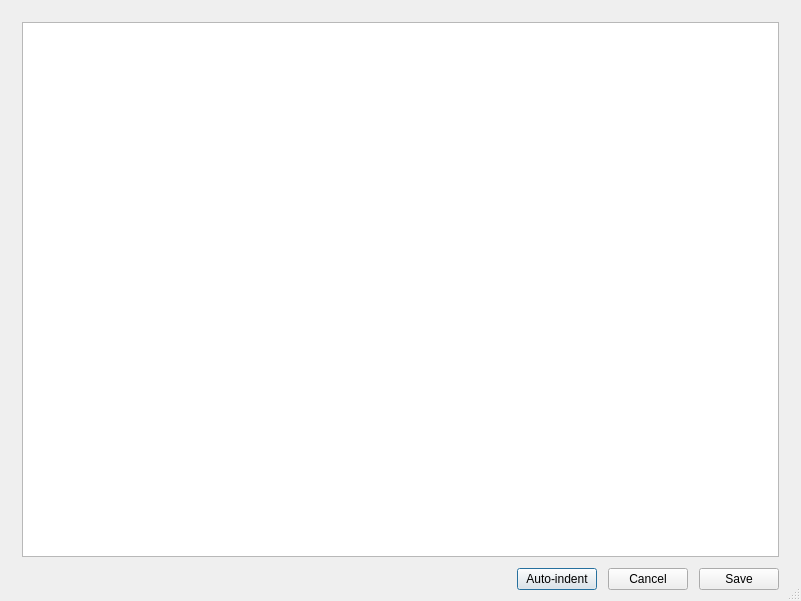
<?xml version="1.0" encoding="UTF-8"?>
<ui version="4.0">
 <class>Editor</class>
 <widget class="QDialog" name="Editor">
  <property name="geometry">
   <rect>
    <x>0</x>
    <y>0</y>
    <width>801</width>
    <height>601</height>
   </rect>
  </property>
  <property name="windowTitle">
   <string>Dialog</string>
  </property>
  <property name="sizeGripEnabled">
   <bool>true</bool>
  </property>
  <layout class="QGridLayout" name="gridLayout_2">
   <item row="0" column="0">
    <layout class="QVBoxLayout" name="verticalLayout">
     <property name="spacing">
      <number>11</number>
     </property>
     <property name="leftMargin">
      <number>11</number>
     </property>
     <property name="topMargin">
      <number>11</number>
     </property>
     <property name="rightMargin">
      <number>11</number>
     </property>
     <property name="bottomMargin">
      <number>0</number>
     </property>
     <item>
      <widget class="QTextEdit" name="textEdit">
       <property name="font">
        <font>
         <family>Consolas</family>
         <pointsize>9</pointsize>
        </font>
       </property>
      </widget>
     </item>
     <item>
      <layout class="QHBoxLayout" name="horizontalLayout">
       <property name="spacing">
        <number>11</number>
       </property>
       <item>
        <spacer name="horizontalSpacer_3">
         <property name="orientation">
          <enum>Qt::Horizontal</enum>
         </property>
         <property name="sizeHint" stdset="0">
          <size>
           <width>40</width>
           <height>20</height>
          </size>
         </property>
        </spacer>
       </item>
       <item>
        <widget class="QPushButton" name="pushButtonIndent">
         <property name="text">
          <string>Auto-indent</string>
         </property>
         <property name="icon">
          <iconset>
           <normaloff>../build-opengl-Desktop_Qt_5_7_0_MSVC2015_64bit-Debug/Icons/indent.png</normaloff>../build-opengl-Desktop_Qt_5_7_0_MSVC2015_64bit-Debug/Icons/indent.png</iconset>
         </property>
        </widget>
       </item>
       <item>
        <widget class="QPushButton" name="pushButtonCancel">
         <property name="sizePolicy">
          <sizepolicy hsizetype="Minimum" vsizetype="Fixed">
           <horstretch>0</horstretch>
           <verstretch>0</verstretch>
          </sizepolicy>
         </property>
         <property name="text">
          <string>Cancel</string>
         </property>
         <property name="icon">
          <iconset>
           <normaloff>../build-opengl-Desktop_Qt_5_7_0_MSVC2015_64bit-Debug/Icons/cancel.png</normaloff>../build-opengl-Desktop_Qt_5_7_0_MSVC2015_64bit-Debug/Icons/cancel.png</iconset>
         </property>
        </widget>
       </item>
       <item>
        <widget class="QPushButton" name="pushButtonSave">
         <property name="sizePolicy">
          <sizepolicy hsizetype="Minimum" vsizetype="Fixed">
           <horstretch>0</horstretch>
           <verstretch>0</verstretch>
          </sizepolicy>
         </property>
         <property name="text">
          <string>Save</string>
         </property>
         <property name="icon">
          <iconset>
           <normaloff>../build-opengl-Desktop_Qt_5_7_0_MSVC2015_64bit-Debug/Icons/save.png</normaloff>../build-opengl-Desktop_Qt_5_7_0_MSVC2015_64bit-Debug/Icons/save.png</iconset>
         </property>
        </widget>
       </item>
      </layout>
     </item>
    </layout>
   </item>
  </layout>
 </widget>
 <resources/>
 <connections/>
</ui>
